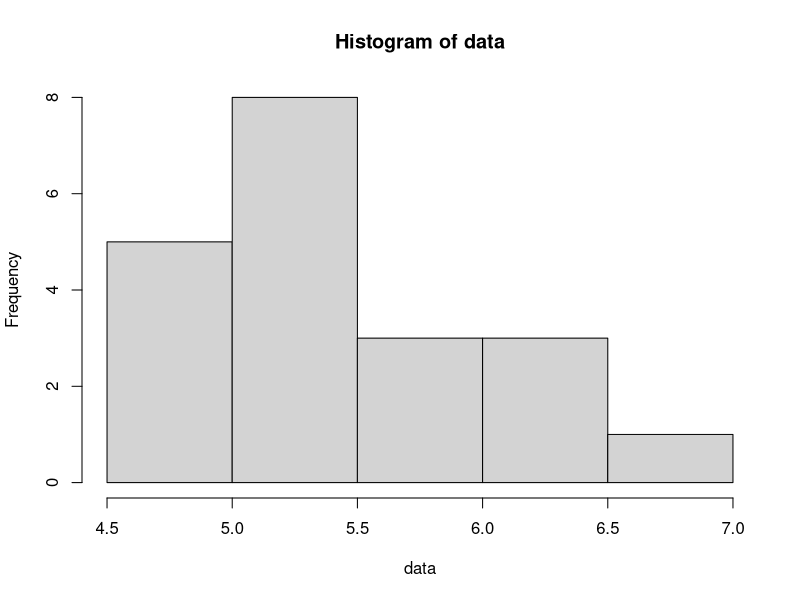

R code for this plot:
#Initial data
data <- c(5.7 ,4.6 ,6.4 ,6.3 ,6.9 ,5.2 ,4.9 ,5.4 ,4.9, 5.6,
5.4, 5.3 ,4.9 ,5.1, 5.0 ,6.0,6.3, 5.4, 5.3 , 5.4)
hist(data)
#Data is alright , sample size is large and the distribution looks
# to be normal
N <- length(data)
s <- sd(data)
m <- mean(data)

#Calculating the t for 95 % confidence interval
abs(qt(0.025, df=N-1)) -> t
#Calculating the margin of error
mt <- t * (s / sqrt(N))
#Calculating the final confidence interval
lowerbound <- m - mt
upperbound <- m + mt
message( "Mean = " , m , " Standard deviation = " , s 
, "95% Confidence interval is [ ", lowerbound , " , " , upperbound, " ]"  )


